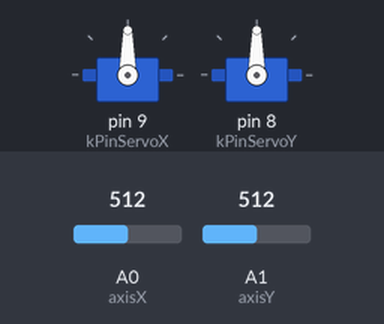
Bench run of a program on a simulated Arduino Uno, built with avr-gcc and run on an emulated ATmega328P. On the bench: 2 × servo. The test bench sets the inputs (shaded band); at power-on: A0 (axisX) = 512, A1 (axisY) = 512. EEPROM starts erased.

Above: at 1.2 s.
1.3 s: A0 (axisX) set to 554
At 2.6 s:
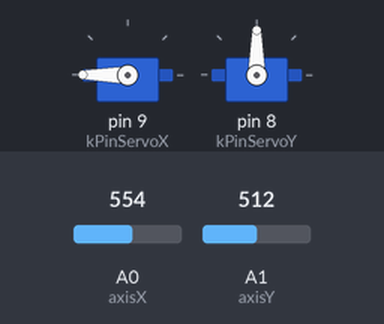
3.2 s: A1 (axisY) set to 530
4.7 s: A1 (axisY) set to 554
At 6.3 s:
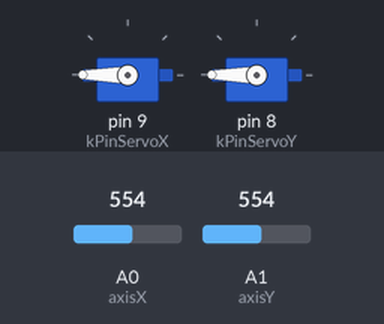
6.6 s: A0 (axisX) set to 499
8.1 s: A0 (axisX) set to 466
At 9.7 s:
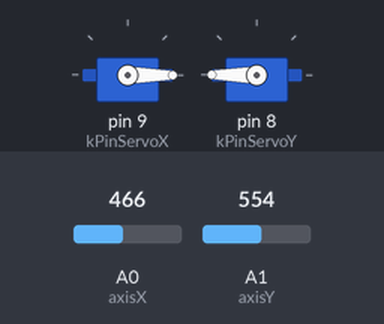
10.5 s: A1 (axisY) set to 306
At 11.7 s:
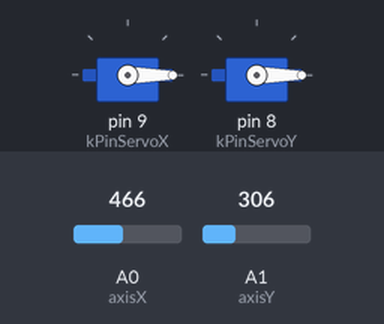
Timing chart, 0 to 13.5 s (numbered marks = the images above; inputs shaded):
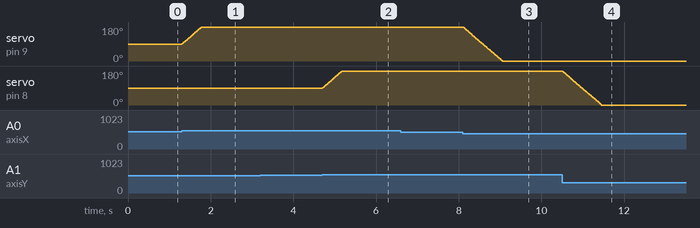

The program:

main.cpp
```cpp
#include <Arduino.h>
#include "Joystick/Joystick.h"
#include "Axis/Axis.h"
#include "AxisManipulator/AxisManipulator.h"
#include "PositionStore/PositionStore.h"

constexpr uint8_t kPinServoX = 9;
constexpr uint8_t kPinServoY = 8;

Joystick joystick;
Axis axisX;
Axis axisY;
AxisManipulator manipulatorX(axisX);   // joystick center ~512, dead zone +/-30
AxisManipulator manipulatorY(axisY);
PositionStore positionStore(axisX, axisY);

void setup() {
  Serial.begin(9600);
  joystick.activateBtn();
  axisX.setPin(kPinServoX);
  axisY.setPin(kPinServoY);
  positionStore.restore();             // move servos to their saved positions
}

void loop() {
  // one servo step per pass, X servo on pin 9, Y servo on pin 8
  manipulatorX.update(joystick.getValX());
  manipulatorY.update(joystick.getValY());

  positionStore.update();              // persist changes once motion stops
}
```

Axis.cpp
```cpp
#include <Arduino.h>
#include <Servo.h>
#include "Axis.h"

void Axis::setPin(int pin) {
    pinMode(pin, OUTPUT);
    servo.attach(pin);
};

void Axis::setMaxLeft() {
    for (pos = kMin; pos <= kMax; pos += 1) {
        servo.write(pos);
        delay(kDefaultStepDelayMs);
    }
}
void Axis::setMaxRight() {
    for (pos = kMax; pos >= kMin; pos -= 1) { // goes from 180 degrees to 0 degrees
        servo.write(pos);              // tell servo to go to position in variable 'pos'
        delay(kDefaultStepDelayMs);              // waits 15ms for the servo to reach the position
    }
}

void Axis::rotateClockwise(uint16_t stepDelayMs) {
    if (pos >= kMax) return;          // already at upper limit, nothing to do
    pos += kStep;
    servo.write(pos);
    delay(stepDelayMs);               // let the servo physically reach this step
}

void Axis::rotateCounterClockwise(uint16_t stepDelayMs) {
    if (pos <= kMin) return;          // already at lower limit, nothing to do
    pos -= kStep;
    servo.write(pos);
    delay(stepDelayMs);
}

void Axis::setPos(int angle) {
    pos = constrain(angle, kMin, kMax);
    servo.write(pos);
}
```

Axis.h
```cpp
#pragma once

#include <Arduino.h>
#include <Servo.h>

class Axis {
    Servo servo;
    int pos = 90;                            // current angle, start centered
    static constexpr int kStep = 1;          // degrees per rotate step
    static constexpr int kMin = 0;           // lower travel limit
    static constexpr int kMax = 180;         // upper travel limit
    static constexpr uint16_t kDefaultStepDelayMs = 15; // fallback settle time

    public:
        void setPin(int pin);
        void setMaxLeft();
        void setMaxRight();
        // advance ONE step toward the limit, then wait stepDelayMs (higher = slower)
        void rotateClockwise(uint16_t stepDelayMs = kDefaultStepDelayMs);
        void rotateCounterClockwise(uint16_t stepDelayMs = kDefaultStepDelayMs);
        // jump directly to an absolute angle (clamped to kMin..kMax)
        void setPos(int angle);
        // move gradually to an absolute angle, one step at a time (no jump)
        void moveTo(int angle, uint16_t stepDelayMs = kDefaultStepDelayMs);
        int getPos() const { return pos; }
        bool atMax() const { return pos >= kMax; }
        bool atMin() const { return pos <= kMin; }
};
```

AxisManipulator.cpp
```cpp
#include "AxisManipulator.h"

AxisManipulator::AxisManipulator(Axis& axis, int center, int deadZone)
    : axis_(axis), center_(center), deadZone_(deadZone) {}

uint16_t AxisManipulator::speedDelayFor(int val) const {
    const int strength = abs(val - center_); // how far the stick is pushed
    if (strength > kSpeedTier3) return kDelay3; // > 1000 -> 0 ms (no wait)
    if (strength > kSpeedTier2) return kDelay2; // > 800  -> 2 ms
    if (strength > kSpeedTier1) return kDelay1; // > 600  -> 5 ms
    return kDelay1;                             // below first tier: slowest
}

void AxisManipulator::update(int val) {
    const int delta = val - center_; // negative = below default, positive = above

    if (delta < -deadZone_) {
        // joystick pulled below the default position -> counter-clockwise
        axis_.rotateCounterClockwise(speedDelayFor(val));
    } else if (delta > deadZone_) {
        // joystick pushed above the default position -> clockwise
        axis_.rotateClockwise(speedDelayFor(val));
    }
    // else: centered / inside dead zone -> hold position
}
```

AxisManipulator.h
```cpp
#pragma once

#include <Arduino.h>
#include "Axis/Axis.h"

// Drives an Axis from a joystick reading.
//
// The joystick reports 0..1023 with ~512 at rest. We treat the resting value as
// the "default position" and compare each new reading against it:
//   - val < center (below default)  -> rotate counter-clockwise toward kMin
//   - val > center (above default)  -> rotate clockwise toward kMax
//   - val == center / inside dead zone -> hold still
//
// How far the stick is pushed selects one of three speeds (smaller delay = faster):
//   |val - center| > 600 -> 5 ms per step (slow)
//   |val - center| > 800 -> 2 ms per step
//   |val - center| > 1000 -> 0 ms per step (fast, no settle wait)
//
// Rotation is non-blocking: update() advances the Axis by at most ONE step per
// call, so loop() keeps running (joystick, serial, etc.) between steps.
class AxisManipulator {
    Axis& axis_;

    int center_;          // joystick resting value (default position)
    int deadZone_;        // +/- window around center treated as "no movement"

    // Speed tiers in ADC units away from center, and matching step delays.
    static constexpr int kSpeedTier1 = 1;   // > 600  -> kDelay1
    static constexpr int kSpeedTier2 = 500;   // > 800  -> kDelay2
    static constexpr int kSpeedTier3 = 1000;  // > 1000 -> kDelay3
    static constexpr uint16_t kDelay1 = 5;
    static constexpr uint16_t kDelay2 = 2;
    static constexpr uint16_t kDelay3 = 0;

public:
    AxisManipulator(Axis& axis, int center = 512, int deadZone = 30);

    // Feed the latest joystick value. Advances the axis by one step at the speed
    // selected by how far the stick is pushed, or holds still when centered.
    void update(int val);

    // Delay chosen for the given reading (exposed for testing/debugging).
    uint16_t speedDelayFor(int val) const;

    // Re-calibrate the resting value (e.g. from a measured idle reading).
    void setCenter(int center) { center_ = center; }

    int getCenter() const { return center_; }
};
```

Joystick.cpp
```cpp
#include "Joystick.h"

void Joystick::activateBtn() { pinMode(axisZ, INPUT_PULLUP); }

int Joystick::getValX() { return analogRead(axisX); }

int Joystick::getValY() { return analogRead(axisY); }

int Joystick::getValZ() {
  return digitalRead(axisZ) == LOW ? 1 : 0; // 1 = нажата
}

void Joystick::debugPotentiomter() {
  Serial.print("X:");
  Serial.print(this->getValX());

  Serial.print(" | Y:");
  Serial.print(this->getValY());

  Serial.print(" | Z: ");
  Serial.println(this->getValZ());
}
```

Joystick.h
```cpp
#pragma once

#include <Arduino.h>

class Joystick {
    static constexpr uint8_t axisX = A0; // ось Х
    static constexpr uint8_t axisY = A1; // ось Y
    static constexpr uint8_t axisZ = 2;  // кнопка джойстика (D2)

public:
    void activateBtn();
    void debugPotentiomter();
    int getValX();
    int getValY();
    int getValZ();
};
```

PositionStore.cpp
```cpp
#include "PositionStore.h"
#include <EEPROM.h>

PositionStore::PositionStore(Axis& axisX, Axis& axisY)
    : axisX_(axisX),
      axisY_(axisY),
      lastSavedX_(-1),      // -1 = nothing saved to EEPROM yet
      lastSavedY_(-1),
      lastChangeMs_(0),
      dirty_(false) {}

uint8_t PositionStore::encode(int angle) {
    return static_cast<uint8_t>(constrain(angle, 0, 180));
}

int PositionStore::decode(uint8_t raw) {
    // guard against a corrupted / never-written value
    return constrain(static_cast<int>(raw), 0, 180);
}

bool PositionStore::hasSavedData() const {
    return EEPROM.read(kEepromAddrMagic) == kMagic;
}

void PositionStore::restore() {
    if (!hasSavedData()) {
        // EEPROM never written (fresh board) -> keep the axes at their defaults
        lastSavedX_ = -1;
        lastSavedY_ = -1;
        return;
    }

    const int x = decode(EEPROM.read(kEepromAddrX));
    const int y = decode(EEPROM.read(kEepromAddrY));

    axisX_.setPos(x);
    axisY_.setPos(y);

    lastSavedX_ = x;
    lastSavedY_ = y;
    dirty_ = false;
}

void PositionStore::update() {
    const int x = axisX_.getPos();
    const int y = axisY_.getPos();

    if (x != lastSavedX_ || y != lastSavedY_) {
        // position changed since the last save -> (re)start the debounce timer
        if (!dirty_) {
            dirty_ = true;
            lastChangeMs_ = millis();
        }

        // save only after the servos have been still for kSaveDebounceMs
        if (millis() - lastChangeMs_ >= kSaveDebounceMs) {
            saveNow();
        }
    } else {
        dirty_ = false; // back to the saved value, nothing pending
    }
}

void PositionStore::saveNow() {
    const int x = axisX_.getPos();
    const int y = axisY_.getPos();

    EEPROM.update(kEepromAddrMagic, kMagic); // .update() writes only if changed
    EEPROM.update(kEepromAddrX, encode(x));
    EEPROM.update(kEepromAddrY, encode(y));

    lastSavedX_ = x;
    lastSavedY_ = y;
    dirty_ = false;
}
```

PositionStore.h
```cpp
#pragma once

#include <Arduino.h>
#include "Axis/Axis.h"

// Persists the X and Y servo positions to the Arduino's onboard EEPROM so the
// servos come back to the same place after a reboot or power loss.
//
// NOTE: an Arduino Uno has no filesystem. EEPROM (512 bytes on the 328P) is the
// correct mechanism — it survives resets and power cycles.
//
// EEPROM layout used by this class:
//   byte 0 : magic marker (kMagic)       - tells us the stored data is valid
//   byte 1 : X angle (0..180)
//   byte 2 : Y angle (0..180)
//
// Writes are only performed when a value actually changed, and are debounced so
// that a servo sweeping through hundreds of steps does not wear out the EEPROM
// (rated ~100k write cycles per cell).
class PositionStore {
    Axis& axisX_;
    Axis& axisY_;

    int lastSavedX_;                  // last position known to be in EEPROM
    int lastSavedY_;
    unsigned long lastChangeMs_;      // when a change was first seen
    bool dirty_;                      // a change is pending a save

    static constexpr int kEepromAddrMagic = 0;
    static constexpr int kEepromAddrX = 1;
    static constexpr int kEepromAddrY = 2;
    static constexpr uint8_t kMagic = 0xA5;  // marks "EEPROM contains valid data"
    static constexpr unsigned long kSaveDebounceMs = 3000; // save 3 s after motion stops

    static uint8_t encode(int angle);
    static int decode(uint8_t raw);

public:
    PositionStore(Axis& axisX, Axis& axisY);

    // Call once in setup() AFTER the axes are attached. Restores the saved
    // positions to the servos (or leaves the default when EEPROM is empty).
    void restore();

    // Call every loop() pass. Detects position changes and saves them to EEPROM
    // once the servos have stopped moving for kSaveDebounceMs.
    void update();

    // Force an immediate save of the current positions.
    void saveNow();

    // True when EEPROM held valid data at the last restore().
    bool hasSavedData() const;
};
```

Measured:
- the behaviour switches between 542 and 543 on A0 (axisX) (found by bisection; images 0 and 1)
- the behaviour switches between 542 and 543 on A1 (axisY) (found by bisection; images 1 and 2)
- the behaviour switches between 482 and 481 on A0 (axisX) (found by bisection; images 2 and 3)
- after the input at 1.3 s, servo on pin 9 (kPinServoX): moves from 90° to 180° over 0.47 s, starting at once
- after the input at 3.2 s, every drawn part: stays the same
- after the input at 4.7 s, servo on pin 8 (kPinServoY): moves from 90° to 180° over 0.47 s, starting at once
- after the input at 6.6 s, every drawn part: stays the same
- after the input at 8.1 s, servo on pin 9 (kPinServoX): moves from 180° to 0° over 0.95 s, starting at once
- after the input at 10.5 s, servo on pin 8 (kPinServoY): moves from 180° to 0° over 0.95 s, starting at once
